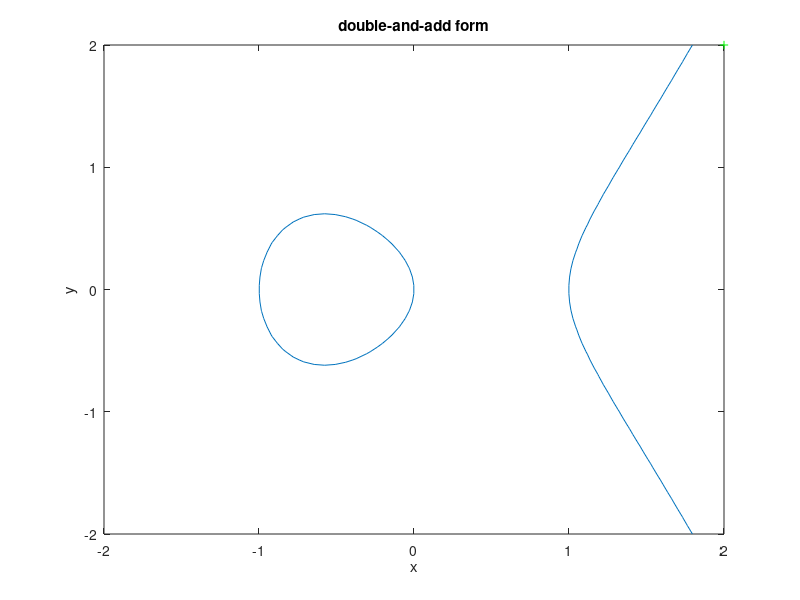

Recreate this plot in MATLAB.
clear all

% %% introducing the elliptic curve example
% [x,y] = meshgrid(linspace(-2,2,250));
% contour(x,y,y.^2-x.^3+x,'LevelList',0)
% title('Y^2 = X^3-X')
% hold on
%%%%%%
% Define the elliptic curve equation
f = @(x,y) (y.^2 - x.^3 + x);

% Plot the elliptic curve
ezplot(f,[-2,2])
title('double-and-add form')
% Label the axes
xlabel('x');
ylabel('y');
hold on 
%%%%%

% Define the elliptic curve parameters
p = 5;

% Define a point on the curve
x1 = 2;
y1 = 3;

% Define a scalar value for multiplication
k = 3;

% Initialize current point
P = [x1, y1];

% Initialize result point
R = [0, 0];

% Convert scalar to binary
bin_k = de2bi(k);

% Iterate through binary digits
for i = 1:length(bin_k)
    % Double current point
    if bin_k(i) == 1
        % Add current point to result
        lambda = (3*P(1)^2+1)/(2*P(2));
        R(1) = mod((lambda^2 - P(1) - P(1)), p);
        R(2) = mod((lambda*(P(1) - R(1)) - P(2)), p);
    end
    % Update current point
    lambda = (3*P(1)^2+1)/(2*P(2));
    P(1) = mod((lambda^2 - P(1) - P(1)), p);
    P(2) = mod((lambda*(P(1) - P(1)) - P(2)), p);
end

x3 = R(1);
y3 = R(2);
m3=[x3,y3];
display(m3);
plot(x3,y3,'ro'); 
 hold on

%%%%%squaring 

% Define the elliptic curve parameters
p = 5;

% Define a point on the curve
x1 = 2;
y1 = 3;

% Initialize current point
P = [x1, y1];

% Initialize result point
R = [0, 0];

% Iterate through binary digits
for i = 1:2
    % Double current point
    lambda = (3*P(1)^2+1)/(2*P(2));
    P(1) = mod((lambda^2 - P(1) - P(1)), p);
    P(2) = mod((lambda*(P(1) - P(1)) - P(2)), p);
end

x4 = P(1);
y4 = P(2);
s3=[x4,y4];
display(s3);
plot(x4,y4,'b*'); 
 hold on
%%%%%%%inversion

% Define the elliptic curve parameters
p = 5;

% Define a point on the curve
x1 = 2;
y1 = 3;

x5 = mod(x1, p);
y5 = mod((-y1), p);
i3=[x5,y5];
display(i3);
plot(x5,y5,'g+'); 
 hold on
